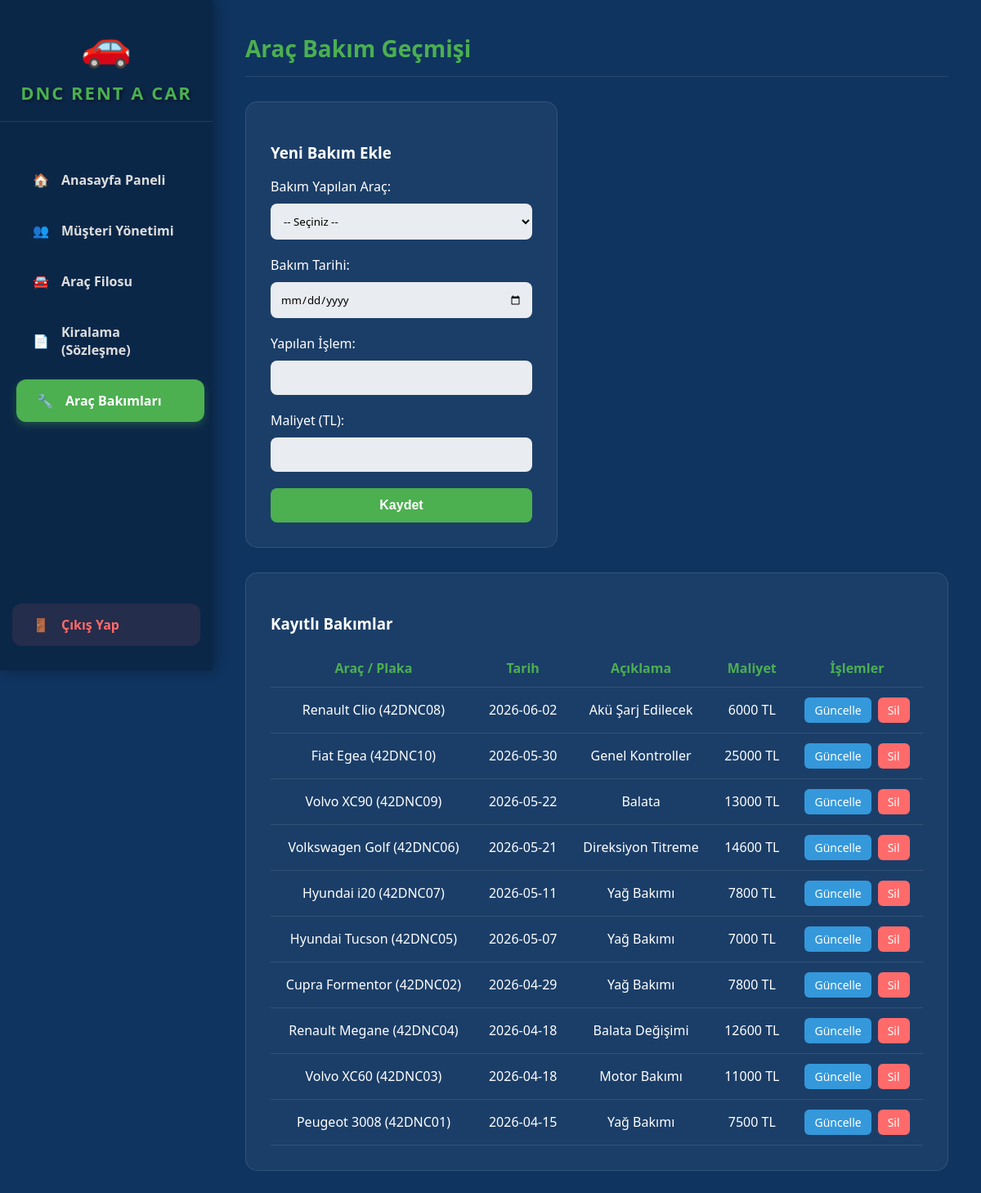
Screenshot of /bakimlar.php (signed in) with the database file from the repository.
### tables this page shows
CREATE TABLE `dnc_bakimlar` (
  `dnc_bakim_id` int(11) NOT NULL,
  `dnc_arac_id` int(11) DEFAULT NULL,
  `dnc_bakim_tarihi` date DEFAULT NULL,
  `dnc_aciklama` varchar(100) DEFAULT NULL,
  `dnc_maliyet` int(11) DEFAULT NULL,
  `dnc_tarih` timestamp NOT NULL DEFAULT current_timestamp()
);

CREATE TABLE `dnc_araclar` (
  `dnc_arac_id` int(11) NOT NULL,
  `dnc_plaka` varchar(15) DEFAULT NULL,
  `dnc_marka_model` varchar(50) DEFAULT NULL,
  `dnc_gunluk_fiyat` int(11) DEFAULT NULL,
  `dnc_durum` tinyint(4) DEFAULT NULL,
  `dnc_tarih` timestamp NULL DEFAULT current_timestamp()
);

### bakimlar.php (the view, shortened to what this page needs)
<?php
$vtbaglan = new mysqli("localhost", "root", "", "vt_242703017");
$duzenle_modu = false;
$d_id=""; $d_arac=""; $d_tarih=""; $d_aciklama=""; $d_maliyet="";
?>
<!DOCTYPE html>
<html lang="tr">
<head>
</head>
<body>
    <div class="sidebar">
        <div class="logo"><div class="logo-icon">🚗</div><h2>DNC RENT A CAR</h2></div>
        <a href="anasayfa.php"><span>🏠</span> Anasayfa Paneli</a>
        <a href="musteriler.php"><span>👥</span> Müşteri Yönetimi</a>
        <a href="araclar.php"><span>🚘</span> Araç Filosu</a>
        <a href="kiralama.php"><span>📄</span> Kiralama (Sözleşme)</a>
        <a href="bakimlar.php" class="active"><span>🔧</span> Araç Bakımları</a>
        <a href="giris.php" class="cikis-btn"><span>🚪</span> Çıkış Yap</a>
    </div>
    <div class="main-content">
        <div class="baslik-alani">
            <h1>Araç Bakım Geçmişi</h1>
        </div>
        <div class="container">
            <div class="form-kutu">
                <h3><?php echo $duzenle_modu ? "Bakım Güncelle" : "Yeni Bakım Ekle"; ?></h3>
                <form action="bakimlar.php" method="post">
                    <label>Bakım Yapılan Araç:</label>
                    <select name="b_arac" required>
                        <option value="">-- Seçiniz --</option>
                    </select>
                    <label>Bakım Tarihi:</label>
                    <input type="date" name="b_tarih" value="<?php echo $d_tarih; ?>" required>
                    <label>Yapılan İşlem:</label>
                    <input type="text" name="b_aciklama" value="<?php echo $d_aciklama; ?>" required>
                    <label>Maliyet (TL):</label>
                    <input type="number" name="b_maliyet" value="<?php echo $d_maliyet; ?>" required>
                    <?php if($duzenle_modu): ?>
                        <input type="submit" name="bakim_guncelle" value="Güncelle" style="background: #3498db;">
                    <?php else: ?>
                        <input type="submit" name="bakim_ekle" value="Kaydet">
                    <?php endif; ?>
                </form>
            </div>
            <div class="list-kutu">
                <h3>Kayıtlı Bakımlar</h3>
                <table>
                    <tr><th>Araç / Plaka</th><th>Tarih</th><th>Açıklama</th><th>Maliyet</th><th>İşlemler</th></tr>
                    <?php
                    $sorgu = "SELECT b.dnc_bakim_id, a.dnc_marka_model, a.dnc_plaka, b.dnc_bakim_tarihi, b.dnc_aciklama, b.dnc_maliyet
                              FROM dnc_bakimlar b
                              INNER JOIN dnc_araclar a ON b.dnc_arac_id = a.dnc_arac_id
                              ORDER BY b.dnc_bakim_tarihi DESC";
                    $liste = $vtbaglan->query($sorgu);
                    while($satir = $liste->fetch_assoc()){
                        echo "<tr>
                                <td>".$satir['dnc_marka_model']." (".$satir['dnc_plaka'].")</td>
                                <td>".$satir['dnc_bakim_tarihi']."</td>
                                <td>".$satir['dnc_aciklama']."</td>
                                <td>".$satir['dnc_maliyet']." TL</td>
                                <td>
                                    <div class='islem-butonlari'>
                                        <a href='bakimlar.php?duzenle=".$satir['dnc_bakim_id']."' class='btn-guncelle'>Güncelle</a>
                                        <a href='bakimlar.php?sil=".$satir['dnc_bakim_id']."' class='btn-sil'>Sil</a>
                                    </div>
                                </td>
                              </tr>";
                    }
                    ?>
                </table>
            </div>
        </div>
    </div>
</body>
</html>

### bakimlar.php (style rules this page uses)
body { background-color: #0f3460; color: white; font-family: 'Segoe UI', Tahoma, sans-serif; margin: 0; display: flex; }
.sidebar { width: 260px; background: rgba(0,0,0,0.25); height: 100vh; position: fixed; left: 0; top: 0; display: flex; flex-direction: column; padding-top: 20px; box-shadow: 4px 0 15px rgba(0,0,0,0.3); z-index: 100; }
.sidebar .logo { text-align: center; margin-bottom: 40px; padding-bottom: 20px; border-bottom: 1px solid rgba(255,255,255,0.1); }
.sidebar .logo-icon { font-size: 50px; margin-bottom: 10px; }
.sidebar h2 { margin: 0; color: #4CAF50; font-size: 22px; letter-spacing: 2px; text-shadow: 2px 2px 4px rgba(0,0,0,0.5); }
.sidebar a { color: #ddd; text-decoration: none; padding: 15px 25px; font-size: 16px; font-weight: 600; display: flex; align-items: center; gap: 15px; transition: all 0.3s ease; margin: 5px 15px; border-radius: 12px; }
.sidebar a:hover, .sidebar a.active { background: #4CAF50; color: white; transform: translateX(5px); box-shadow: 0 4px 10px rgba(76,175,80,0.3); }
.sidebar .cikis-btn { margin-top: auto; margin-bottom: 30px; background: rgba(255,107,107,0.1); color: #ff6b6b; }
.main-content { margin-left: 260px; padding: 40px; width: calc(100% - 260px); box-sizing: border-box; min-height: 100vh; }
.baslik-alani { border-bottom: 1px solid rgba(255,255,255,0.1); padding-bottom: 15px; margin-bottom: 30px; }
.baslik-alani h1 { margin: 0; color: #4CAF50; font-size: 28px; }
.container { display: flex; gap: 30px; flex-wrap: wrap; align-items: flex-start; }
.form-kutu { background: rgba(255, 255, 255, 0.05); padding: 30px; border-radius: 15px; width: 320px; border: 1px solid rgba(255,255,255,0.1); }
.list-kutu { background: rgba(255, 255, 255, 0.05); padding: 30px; border-radius: 15px; flex: 1; border: 1px solid rgba(255,255,255,0.1); }
table { width: 100%; border-collapse: collapse; margin-top: 15px; }
th, td { padding: 12px; text-align: center; border-bottom: 1px solid rgba(255,255,255,0.1); }
th { color: #4CAF50; font-size: 16px; }
input[type="text"], input[type="date"], input[type="number"], select { width: 100%; padding: 12px; border-radius: 8px; border: none; margin: 10px 0 20px 0; box-sizing: border-box; background: rgba(255,255,255,0.9); font-family: inherit; }
input[type="submit"] { width: 100%; padding: 12px; border-radius: 8px; border: none; cursor: pointer; font-weight: bold; background: #4CAF50; color: white; font-size: 16px; transition: 0.3s; }
.islem-butonlari { display: flex; justify-content: center; gap: 8px; }
.btn-sil { background: #ff6b6b; color: white; padding: 6px 12px; text-decoration: none; border-radius: 6px; font-size: 14px; transition: 0.2s; }
.btn-guncelle { background: #3498db; color: white; padding: 6px 12px; text-decoration: none; border-radius: 6px; font-size: 14px; transition: 0.2s; }

### rows the page displays
dnc_bakimlar: dnc_arac.dnc_marka_model "Renault Clio", dnc_arac.dnc_plaka "42DNC08", dnc_bakim_tarihi "2026-06-02", dnc_aciklama "Akü Şarj Edilecek", dnc_maliyet "6000"
dnc_bakimlar: dnc_arac.dnc_marka_model "Fiat Egea", dnc_arac.dnc_plaka "42DNC10", dnc_bakim_tarihi "2026-05-30", dnc_aciklama "Genel Kontroller", dnc_maliyet "25000"
dnc_bakimlar: dnc_arac.dnc_marka_model "Volvo XC90", dnc_arac.dnc_plaka "42DNC09", dnc_bakim_tarihi "2026-05-22", dnc_aciklama "Balata", dnc_maliyet "13000"
dnc_bakimlar: dnc_arac.dnc_marka_model "Volkswagen Golf", dnc_arac.dnc_plaka "42DNC06", dnc_bakim_tarihi "2026-05-21", dnc_aciklama "Direksiyon Titreme", dnc_maliyet "14600"
dnc_bakimlar: dnc_arac.dnc_marka_model "Hyundai i20", dnc_arac.dnc_plaka "42DNC07", dnc_bakim_tarihi "2026-05-11", dnc_aciklama "Yağ Bakımı", dnc_maliyet "7800"
dnc_bakimlar: dnc_arac.dnc_marka_model "Hyundai Tucson", dnc_arac.dnc_plaka "42DNC05", dnc_bakim_tarihi "2026-05-07", dnc_aciklama "Yağ Bakımı", dnc_maliyet "7000"
dnc_bakimlar: dnc_arac.dnc_marka_model "Cupra Formentor", dnc_arac.dnc_plaka "42DNC02", dnc_bakim_tarihi "2026-04-29", dnc_aciklama "Yağ Bakımı", dnc_maliyet "7800"
dnc_bakimlar: dnc_arac.dnc_marka_model "Renault Megane", dnc_arac.dnc_plaka "42DNC04", dnc_bakim_tarihi "2026-04-18", dnc_aciklama "Balata Değişimi", dnc_maliyet "12600"
dnc_bakimlar: dnc_arac.dnc_marka_model "Volvo XC60", dnc_arac.dnc_plaka "42DNC03", dnc_bakim_tarihi "2026-04-18", dnc_aciklama "Motor Bakımı", dnc_maliyet "11000"
dnc_bakimlar: dnc_arac.dnc_marka_model "Peugeot 3008", dnc_arac.dnc_plaka "42DNC01", dnc_bakim_tarihi "2026-04-15", dnc_aciklama "Yağ Bakımı", dnc_maliyet "7500"
